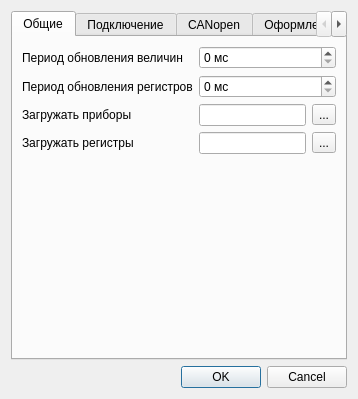
<?xml version="1.0" encoding="UTF-8"?>
<ui version="4.0">
 <class>SettingsDlg</class>
 <widget class="QDialog" name="SettingsDlg">
  <property name="geometry">
   <rect>
    <x>0</x>
    <y>0</y>
    <width>358</width>
    <height>399</height>
   </rect>
  </property>
  <property name="windowTitle">
   <string>Настройки</string>
  </property>
  <layout class="QVBoxLayout" name="verticalLayout">
   <item>
    <widget class="QTabWidget" name="twSettings">
     <property name="currentIndex">
      <number>0</number>
     </property>
     <widget class="QWidget" name="tabGeneral">
      <attribute name="title">
       <string>Общие</string>
      </attribute>
      <layout class="QFormLayout" name="formLayout">
       <item row="0" column="0">
        <widget class="QLabel" name="lblUpdatePriod">
         <property name="text">
          <string>Период обновления величин</string>
         </property>
        </widget>
       </item>
       <item row="0" column="1">
        <widget class="QSpinBox" name="sbUpdatePeriod">
         <property name="suffix">
          <string> мс</string>
         </property>
         <property name="minimum">
          <number>0</number>
         </property>
         <property name="maximum">
          <number>1000</number>
         </property>
         <property name="value">
          <number>0</number>
         </property>
        </widget>
       </item>
       <item row="1" column="0">
        <widget class="QLabel" name="lblRegsRefreshPeriod">
         <property name="text">
          <string>Период обновления регистров</string>
         </property>
        </widget>
       </item>
       <item row="1" column="1">
        <widget class="QSpinBox" name="sbRegsRefreshPeriod">
         <property name="suffix">
          <string> мс</string>
         </property>
         <property name="maximum">
          <number>10000</number>
         </property>
        </widget>
       </item>
       <item row="2" column="0">
        <widget class="QLabel" name="lblCockpitFile">
         <property name="text">
          <string>Загружать приборы</string>
         </property>
        </widget>
       </item>
       <item row="2" column="1">
        <layout class="QHBoxLayout" name="horizontalLayout">
         <item>
          <widget class="QLineEdit" name="leCockpitFile">
           <property name="clearButtonEnabled">
            <bool>true</bool>
           </property>
          </widget>
         </item>
         <item>
          <widget class="QToolButton" name="tbCockpitFileSel">
           <property name="text">
            <string>...</string>
           </property>
          </widget>
         </item>
        </layout>
       </item>
       <item row="3" column="0">
        <widget class="QLabel" name="lblRegListFile">
         <property name="text">
          <string>Загружать регистры</string>
         </property>
        </widget>
       </item>
       <item row="3" column="1">
        <layout class="QHBoxLayout" name="horizontalLayout_2">
         <item>
          <widget class="QLineEdit" name="leRegListFile">
           <property name="clearButtonEnabled">
            <bool>true</bool>
           </property>
          </widget>
         </item>
         <item>
          <widget class="QToolButton" name="tbRegListFileSel">
           <property name="text">
            <string>...</string>
           </property>
          </widget>
         </item>
        </layout>
       </item>
       <item row="4" column="1">
        <spacer name="verticalSpacer_2">
         <property name="orientation">
          <enum>Qt::Vertical</enum>
         </property>
         <property name="sizeHint" stdset="0">
          <size>
           <width>20</width>
           <height>40</height>
          </size>
         </property>
        </spacer>
       </item>
      </layout>
     </widget>
     <widget class="QWidget" name="tabPort">
      <attribute name="title">
       <string>Подключение</string>
      </attribute>
      <layout class="QGridLayout" name="gridLayout">
       <item row="0" column="0">
        <widget class="QLabel" name="lblPortName">
         <property name="text">
          <string>Порт</string>
         </property>
        </widget>
       </item>
       <item row="0" column="1">
        <widget class="QComboBox" name="cbPortName">
         <property name="editable">
          <bool>true</bool>
         </property>
        </widget>
       </item>
       <item row="1" column="0">
        <widget class="QLabel" name="lblBaud">
         <property name="text">
          <string>Скорость</string>
         </property>
        </widget>
       </item>
       <item row="1" column="1">
        <widget class="QComboBox" name="cbBaud"/>
       </item>
       <item row="2" column="0">
        <widget class="QLabel" name="lblParity">
         <property name="text">
          <string>Чётность</string>
         </property>
        </widget>
       </item>
       <item row="2" column="1">
        <widget class="QComboBox" name="cbParity"/>
       </item>
       <item row="3" column="0">
        <widget class="QLabel" name="lblStopBits">
         <property name="text">
          <string>Стоповые биты</string>
         </property>
        </widget>
       </item>
       <item row="3" column="1">
        <widget class="QComboBox" name="cbStopBits"/>
       </item>
       <item row="4" column="0" colspan="2">
        <widget class="QCheckBox" name="cbChinaAdapter">
         <property name="text">
          <string>Китайский адаптер USB-CAN</string>
         </property>
        </widget>
       </item>
       <item row="5" column="0">
        <widget class="QLabel" name="lblCanBitrate">
         <property name="text">
          <string>Битрейт CAN</string>
         </property>
        </widget>
       </item>
       <item row="5" column="1">
        <widget class="QComboBox" name="cbCanBitrate"/>
       </item>
       <item row="6" column="0">
        <widget class="QLabel" name="lblProcessInterval">
         <property name="text">
          <string>Интервал обработки</string>
         </property>
        </widget>
       </item>
       <item row="6" column="1">
        <widget class="QSpinBox" name="sbProcessInterval">
         <property name="suffix">
          <string> мс</string>
         </property>
         <property name="minimum">
          <number>0</number>
         </property>
         <property name="maximum">
          <number>1000</number>
         </property>
         <property name="value">
          <number>0</number>
         </property>
        </widget>
       </item>
       <item row="7" column="1">
        <spacer name="verticalSpacer">
         <property name="orientation">
          <enum>Qt::Vertical</enum>
         </property>
         <property name="sizeHint" stdset="0">
          <size>
           <width>20</width>
           <height>136</height>
          </size>
         </property>
        </spacer>
       </item>
      </layout>
     </widget>
     <widget class="QWidget" name="tabCO">
      <attribute name="title">
       <string>CANopen</string>
      </attribute>
      <layout class="QGridLayout" name="gridLayout_2">
       <item row="0" column="0">
        <widget class="QLabel" name="lblDevNodeId">
         <property name="text">
          <string>ID устройства</string>
         </property>
        </widget>
       </item>
       <item row="0" column="2">
        <widget class="QSpinBox" name="sbDevNodeId">
         <property name="minimum">
          <number>1</number>
         </property>
         <property name="maximum">
          <number>127</number>
         </property>
        </widget>
       </item>
       <item row="1" column="0">
        <widget class="QLabel" name="lblCliNodeId">
         <property name="text">
          <string>ID клиента</string>
         </property>
        </widget>
       </item>
       <item row="1" column="2">
        <widget class="QSpinBox" name="sbCliNodeId">
         <property name="minimum">
          <number>1</number>
         </property>
         <property name="maximum">
          <number>127</number>
         </property>
         <property name="value">
          <number>127</number>
         </property>
        </widget>
       </item>
       <item row="2" column="0">
        <widget class="QLabel" name="lblCobIdCliToSrv">
         <property name="text">
          <string>COB-ID от клиента к серверу</string>
         </property>
         <property name="wordWrap">
          <bool>true</bool>
         </property>
        </widget>
       </item>
       <item row="3" column="0">
        <widget class="QLabel" name="lblCobIdSrvToCli">
         <property name="text">
          <string>COB-ID от сервера к клиенту</string>
         </property>
         <property name="textFormat">
          <enum>Qt::AutoText</enum>
         </property>
         <property name="scaledContents">
          <bool>false</bool>
         </property>
         <property name="wordWrap">
          <bool>true</bool>
         </property>
        </widget>
       </item>
       <item row="3" column="2">
        <widget class="QSpinBox" name="sbCobIdSrvToCli">
         <property name="prefix">
          <string>0x</string>
         </property>
         <property name="minimum">
          <number>1</number>
         </property>
         <property name="maximum">
          <number>4095</number>
         </property>
         <property name="value">
          <number>1408</number>
         </property>
         <property name="displayIntegerBase">
          <number>16</number>
         </property>
        </widget>
       </item>
       <item row="4" column="0" colspan="3">
        <widget class="QCheckBox" name="cbSdoBlockTransfer">
         <property name="text">
          <string>Использовать блочную передачу</string>
         </property>
        </widget>
       </item>
       <item row="5" column="0">
        <widget class="QLabel" name="lblCliTimeout">
         <property name="text">
          <string>Тайм-аут клиента</string>
         </property>
        </widget>
       </item>
       <item row="5" column="2">
        <widget class="QSpinBox" name="sbCliTimeout">
         <property name="suffix">
          <string> мс</string>
         </property>
         <property name="minimum">
          <number>1</number>
         </property>
         <property name="maximum">
          <number>10000</number>
         </property>
         <property name="value">
          <number>100</number>
         </property>
        </widget>
       </item>
       <item row="6" column="0" colspan="2">
        <widget class="QLabel" name="lblSrvTimeout">
         <property name="text">
          <string>Тайм-аут сервера</string>
         </property>
        </widget>
       </item>
       <item row="6" column="2">
        <widget class="QSpinBox" name="sbSrvTimeout">
         <property name="suffix">
          <string> мс</string>
         </property>
         <property name="minimum">
          <number>1</number>
         </property>
         <property name="maximum">
          <number>10000</number>
         </property>
         <property name="value">
          <number>100</number>
         </property>
        </widget>
       </item>
       <item row="7" column="0">
        <widget class="QLabel" name="lblSdoTimeout">
         <property name="text">
          <string>Тайм-аут SDO</string>
         </property>
        </widget>
       </item>
       <item row="7" column="2">
        <widget class="QSpinBox" name="sbSdoTimeout">
         <property name="suffix">
          <string> мс</string>
         </property>
         <property name="minimum">
          <number>1</number>
         </property>
         <property name="maximum">
          <number>10000</number>
         </property>
         <property name="value">
          <number>500</number>
         </property>
        </widget>
       </item>
       <item row="8" column="0">
        <widget class="QLabel" name="lblHBTimeFirst">
         <property name="text">
          <string>Первый HeartBeat</string>
         </property>
        </widget>
       </item>
       <item row="8" column="2">
        <widget class="QSpinBox" name="sbHBTimeFirst">
         <property name="suffix">
          <string> мс</string>
         </property>
         <property name="minimum">
          <number>0</number>
         </property>
         <property name="maximum">
          <number>10000</number>
         </property>
         <property name="value">
          <number>0</number>
         </property>
        </widget>
       </item>
       <item row="9" column="0" colspan="2">
        <widget class="QLabel" name="lblHBTime">
         <property name="text">
          <string>Период HeartBeat</string>
         </property>
        </widget>
       </item>
       <item row="9" column="2">
        <widget class="QSpinBox" name="sbHBTime">
         <property name="suffix">
          <string> мс</string>
         </property>
         <property name="minimum">
          <number>0</number>
         </property>
         <property name="maximum">
          <number>10000</number>
         </property>
         <property name="value">
          <number>0</number>
         </property>
        </widget>
       </item>
       <item row="2" column="2">
        <widget class="QSpinBox" name="sbCobIdCliToSrv">
         <property name="prefix">
          <string>0x</string>
         </property>
         <property name="minimum">
          <number>1</number>
         </property>
         <property name="maximum">
          <number>4095</number>
         </property>
         <property name="value">
          <number>1536</number>
         </property>
         <property name="displayIntegerBase">
          <number>16</number>
         </property>
        </widget>
       </item>
      </layout>
     </widget>
     <widget class="QWidget" name="tabTheme">
      <attribute name="title">
       <string>Оформление</string>
      </attribute>
      <layout class="QGridLayout" name="gridLayout_4">
       <item row="0" column="2">
        <widget class="QToolButton" name="tbWindowBackColorSel">
         <property name="text">
          <string>...</string>
         </property>
        </widget>
       </item>
       <item row="0" column="0">
        <widget class="QLabel" name="lblWindowBackColor">
         <property name="text">
          <string>Цвет внешнего фона</string>
         </property>
        </widget>
       </item>
       <item row="0" column="1">
        <widget class="QFrame" name="frWindowBackColor">
         <property name="autoFillBackground">
          <bool>true</bool>
         </property>
         <property name="frameShape">
          <enum>QFrame::Panel</enum>
         </property>
        </widget>
       </item>
       <item row="1" column="1">
        <spacer name="verticalSpacer_3">
         <property name="orientation">
          <enum>Qt::Vertical</enum>
         </property>
         <property name="sizeHint" stdset="0">
          <size>
           <width>20</width>
           <height>40</height>
          </size>
         </property>
        </spacer>
       </item>
      </layout>
     </widget>
    </widget>
   </item>
   <item>
    <widget class="QDialogButtonBox" name="buttonBox">
     <property name="orientation">
      <enum>Qt::Horizontal</enum>
     </property>
     <property name="standardButtons">
      <set>QDialogButtonBox::Cancel|QDialogButtonBox::Ok</set>
     </property>
    </widget>
   </item>
  </layout>
 </widget>
 <resources/>
 <connections>
  <connection>
   <sender>buttonBox</sender>
   <signal>accepted()</signal>
   <receiver>SettingsDlg</receiver>
   <slot>accept()</slot>
   <hints>
    <hint type="sourcelabel">
     <x>248</x>
     <y>254</y>
    </hint>
    <hint type="destinationlabel">
     <x>157</x>
     <y>274</y>
    </hint>
   </hints>
  </connection>
  <connection>
   <sender>buttonBox</sender>
   <signal>rejected()</signal>
   <receiver>SettingsDlg</receiver>
   <slot>reject()</slot>
   <hints>
    <hint type="sourcelabel">
     <x>316</x>
     <y>260</y>
    </hint>
    <hint type="destinationlabel">
     <x>286</x>
     <y>274</y>
    </hint>
   </hints>
  </connection>
 </connections>
</ui>
